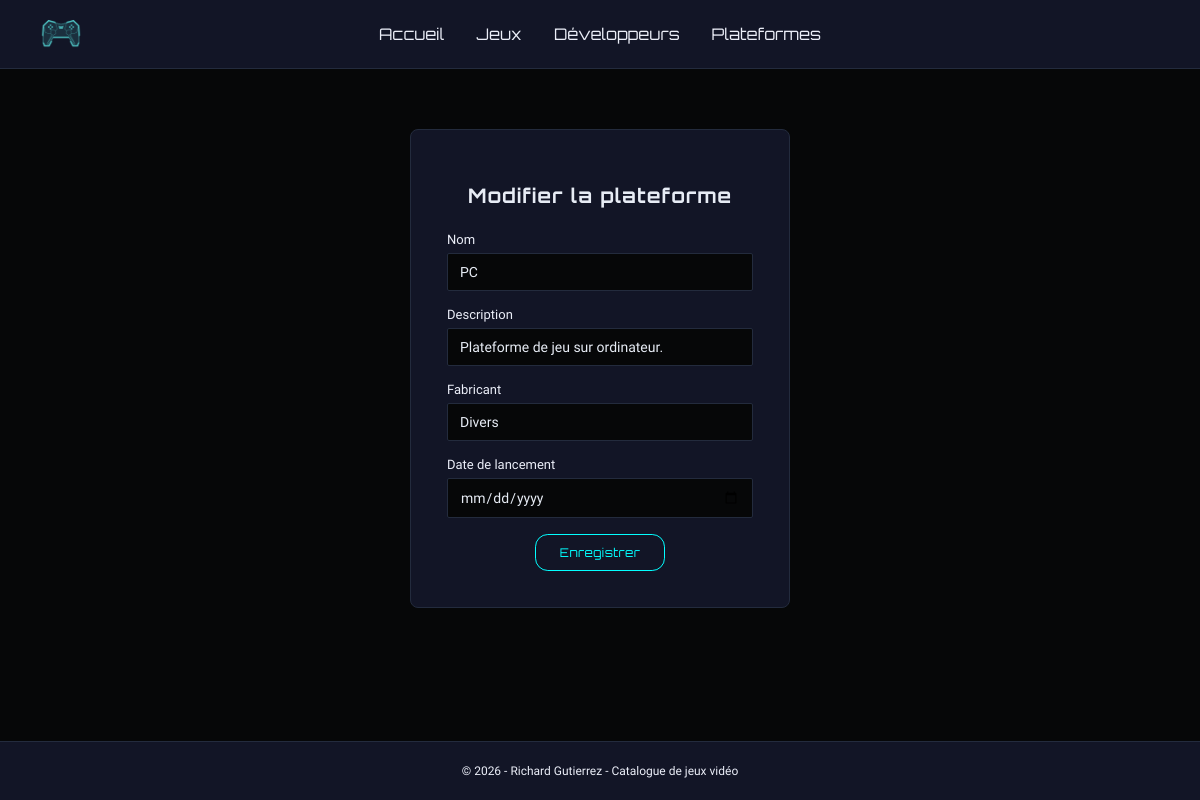
Screenshot of /plateforme-edit.php?id=1 with the database file from the repository.
### tables this page shows
CREATE TABLE plateforme (
    id              INT AUTO_INCREMENT PRIMARY KEY,
    nom             VARCHAR(100) NOT NULL,
    description     TEXT,
    date_ajout      DATE,
    fabricant       VARCHAR(100),
    date_lancement  DATE
);

### Classe/CRUD.php (called while the page is built, shortened)
<?php
class CRUD extends PDO {
    public function selectId(string $table, int|string $value, $field = 'id'):bool|array{
        $sql = "SELECT * FROM $table WHERE $field = :$field";
        $stmt = $this->prepare($sql);
        $stmt->bindValue(":$field", $value);
        $stmt->execute();
        $count = $stmt->rowCount();
        if($count == 1){
            return $stmt->fetch();
        }else{
            return false;
        }
    }
}

### Classe/Plateforme.php (called while the page is built, shortened)
<?php
require_once('CRUD.php');
class Plateforme extends Catalogable {
    public static function trouver(CRUD $crud, $id){
        return $crud->selectId('plateforme', $id);
    }
}

### plateforme-edit.php (the view, shortened to what this page needs)
<?php
$id = $_GET['id'];
require_once('Classe/CRUD.php');
require_once('Classe/Plateforme.php');
$crud = new CRUD;
$plateforme = Plateforme::trouver($crud, $id);
if($plateforme){
    extract($plateforme);
}else{
    header('location:plateforme-index.php');
    die();
}
?>
<!DOCTYPE html>
<html lang="fr">
<head>
    <link rel="stylesheet" href="css/style.css">
</head>
<body>
    <?php require_once('nav.php'); ?>
    <main>
        <div class="container">
            <form action="plateforme-update.php" method="post">
                <h2>Modifier la plateforme</h2>
                <label>Nom
                    <input type="text" name="nom" value="<?= $nom; ?>" required>
                </label>
                <label>Description
                    <input type="text" name="description" value="<?= $description; ?>">
                </label>
                <label>Fabricant
                    <input type="text" name="fabricant" value="<?= $fabricant; ?>">
                </label>
                <label>Date de lancement
                    <input type="date" name="date_lancement" value="<?= $date_lancement; ?>">
                </label>
                <input type="submit" class="btn" value="Enregistrer">
            </form>
        </div>
    </main>
    <?php require_once('footer.php'); ?>
</body>
</html>

### css/style.css (style rules this page uses)
:root { --bg: #060708; --bg-panel: #121526; --bg-panel-alt: #020203; --border: #232b3d; --text: #e7ecf5; --text-dim: #ebeef8; --accent-cyan: #03feff; --accent-magenta: #ff3d81; --danger: #ff4d6d; --font-display: "Orbitron", sans-serif; --font-body: "Exo 2", Arial, sans-serif; }
* { box-sizing: border-box; }
main { flex: 1; margin: 0; padding: 0; }
body { font-family: var(--font-body); background: var(--bg); color: var(--text); margin: 0; padding: 0; min-height: 100vh; display: flex; flex-direction: column; }
h1, h2, h3 { text-align: center; font-family: var(--font-display); letter-spacing: 0.05em; color: var(--text); margin-top: 1; }
.container { width: 380px; margin: 60px auto; background: var(--bg-panel); border: 1px solid var(--border); padding: 36px; border-radius: 0.5rem; }
.container h1, .container h2 { font-size: 20px; margin-bottom: 24px; }
label { display: block; margin-bottom: 16px; font-size: 13px; color: var(--text-dim); font-weight: 500; }
input, select { width: 100%; padding: 10px 12px; margin-top: 6px; background: var(--bg); border: 1px solid var(--border); color: var(--text); border-radius: 2px; font-family: var(--font-body); font-size: 14px; }
.btn { display: block; width: fit-content; margin: 10px auto 0; justify-content: center; padding: 10px 24px; font-family: var(--font-display); font-size: 12px; letter-spacing: 0.03em; text-align: center; cursor: pointer; border: 1px solid var(--accent-cyan); border-radius: 0.8rem; color: var(--accent-cyan); background: transparent; transition: background 0.2s ease, color 0.2s ease; }

### rows the page displays
plateforme: nom "PC", description "Plateforme de jeu sur ordinateur.", fabricant "Divers"
